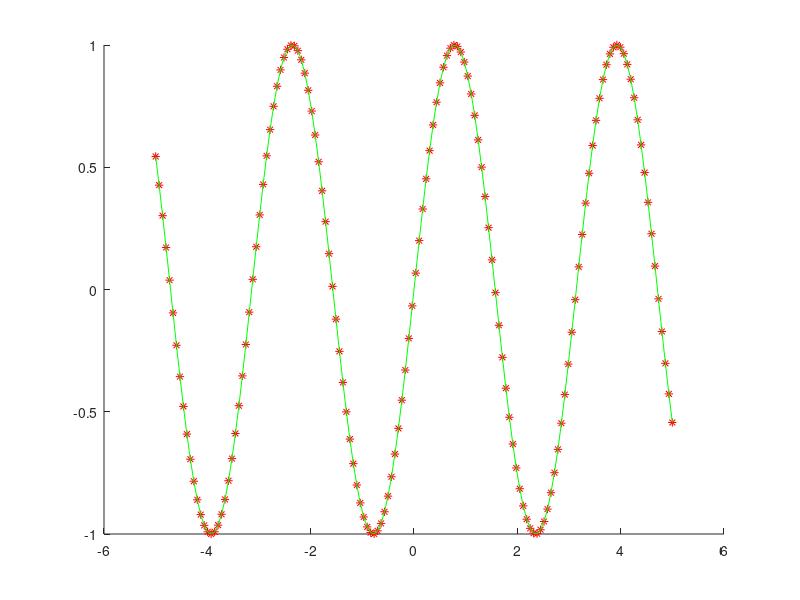

Write MATLAB code to recreate this figure.
disp("Start ...");
% t is node interpolation vector
% d is the value of the function calc in t vector
% v is the value of the derivative of the function calc in t vector
% x is the vector of the elements in witch we want to aproximate the function

function [H]=HermitePol(t,d,v,x)

l=length(t);
 
z=zeros(1,2*l);  z(1:2:end)=t; z(2:2:end)=t; % sau z=reshape([t;t], 1, []);
f=zeros(1,2*l);  f(1:2:end)=d; f(2:2:end)=d; % sau f=reshape([d;d], 1, []);

m=zeros(2*l,2*l); % m = matrix of divided diff table
m(:,1)=f';
m(1:2:end,2)=v';
m(2:2:2*l-1,2)=(d(2:l)-d(1:l-1))./(t(2:l)-t(1:l-1));
for k=3:2*l
    for i=1:2*l-k+1
        m(i,k)=(m(i+1,k-1)-m(i,k-1))/(z(i+k-1)-z(i));
    end
end

lx=length(x);   # the Hermite interpolation
p=ones(lx,1);
s=m(1,1)*ones(lx,1);   % --> f(z0) = m(1,1)
for j=1:lx
  for i=1:2*l-1
    p(j)=p(j)*(x(j)-z(i));
    s(j)=s(j)+p(j)*m(1,i+1);
  end
end

H=s';
endfunction
%% ex -> 1

disp("Ex 1 : ");
t = [0 3 5 8 13];
d = [0 225 383 623 993];
v = [75 77 80 74 72];
x = 10; ##the time
## we will apply the formula that speed is distance / time

disp("Distnace is : ");
[H] = HermitePol(t,d,v,x);
disp(H);
disp("Speed is : ")
speed = H ./ x;
disp(speed); 


%%ex -> 2
disp("\nEx 2 : ");
t = [1 2];
d = [0 0.6931];
v = [1 0.5];
x = 1.5;

H = HermitePol(t,d,v,x)

err = abs(log(x) - H)

%%ex -> 3
disp("\nEx 3 : ");
t = linspace(-5,5,15);
f = @(x)sin(2*x);

d = f(t);

deriv = @(x)2*cos(2*x);

v = deriv(t);

%%x = linspace(-5,5,15);
x = linspace(-5,5,150);

H = HermitePol(t,d,v,x);

hold on 
##plot(x, f(x),'r')
plot(x, f(x),'r*')
plot(x, H, 'g')

##%% ex -> 4
##disp("\nEx 4 : ");
##t = [8.3 8.6];
##d = [17.56492 18.50515];
##v = [3.116256 3.151762];
##x = 8.4;
##
##H = HermitePol(t,d,v,x)
##
##err = abs(x*log(x) - H)
##
##%%ex -> 5
##disp("\nEx 5 : ");
##x1 = [1 1.05 1.07 1.10];
##f = @(x)3*x.*exp(x)-exp(2*x);
##d = @(x)3*exp(x) + 3*x.*exp(x) - 2*exp(2*x);
##interval = 1:0.001:5;
##n = 1.03;h1 = HermitePol(x1, f(x1), d(x1), n)
##H1 = HermitePol(x1, f(x1), d(x1), interval);
##e1 = abs(f(n)-h1)
##x2 = [1 1.05 1.07 1.11 1.13];
##h2 = HermitePol(x2, f(x2), d(x2), n)
##H2 = HermitePol(x2, f(x2), d(x2), interval);
##e2 = abs(f(n)-h2)
##hold on;
##plot(interval, f(interval));
##plot(interval, H1);
##plot(interval, H2);
